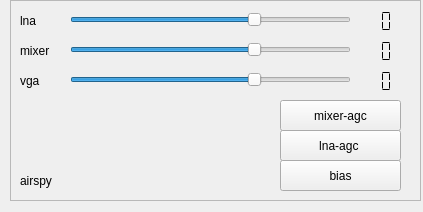
<?xml version="1.0" encoding="UTF-8"?>
<ui version="4.0">
 <class>airspyWidget</class>
 <widget class="QWidget" name="airspyWidget">
  <property name="geometry">
   <rect>
    <x>0</x>
    <y>0</y>
    <width>423</width>
    <height>212</height>
   </rect>
  </property>
  <property name="windowTitle">
   <string>Form</string>
  </property>
  <widget class="QFrame" name="contents">
   <property name="geometry">
    <rect>
     <x>10</x>
     <y>0</y>
     <width>411</width>
     <height>201</height>
    </rect>
   </property>
   <property name="frameShape">
    <enum>QFrame::StyledPanel</enum>
   </property>
   <property name="frameShadow">
    <enum>QFrame::Raised</enum>
   </property>
   <widget class="QLabel" name="label">
    <property name="geometry">
     <rect>
      <x>10</x>
      <y>170</y>
      <width>101</width>
      <height>21</height>
     </rect>
    </property>
    <property name="text">
     <string>airspy</string>
    </property>
   </widget>
   <widget class="QSlider" name="lnaSlider">
    <property name="geometry">
     <rect>
      <x>60</x>
      <y>10</y>
      <width>281</width>
      <height>19</height>
     </rect>
    </property>
    <property name="maximum">
     <number>15</number>
    </property>
    <property name="value">
     <number>10</number>
    </property>
    <property name="orientation">
     <enum>Qt::Horizontal</enum>
    </property>
   </widget>
   <widget class="QLabel" name="label_2">
    <property name="geometry">
     <rect>
      <x>10</x>
      <y>10</y>
      <width>65</width>
      <height>21</height>
     </rect>
    </property>
    <property name="text">
     <string>lna</string>
    </property>
   </widget>
   <widget class="QSlider" name="mixerSlider">
    <property name="geometry">
     <rect>
      <x>60</x>
      <y>40</y>
      <width>281</width>
      <height>20</height>
     </rect>
    </property>
    <property name="maximum">
     <number>15</number>
    </property>
    <property name="value">
     <number>10</number>
    </property>
    <property name="orientation">
     <enum>Qt::Horizontal</enum>
    </property>
   </widget>
   <widget class="QLabel" name="label_3">
    <property name="geometry">
     <rect>
      <x>10</x>
      <y>40</y>
      <width>65</width>
      <height>21</height>
     </rect>
    </property>
    <property name="text">
     <string>mixer</string>
    </property>
   </widget>
   <widget class="QPushButton" name="lnaButton">
    <property name="geometry">
     <rect>
      <x>270</x>
      <y>130</y>
      <width>121</width>
      <height>31</height>
     </rect>
    </property>
    <property name="text">
     <string>lna-agc </string>
    </property>
   </widget>
   <widget class="QSlider" name="vgaSlider">
    <property name="geometry">
     <rect>
      <x>60</x>
      <y>70</y>
      <width>281</width>
      <height>19</height>
     </rect>
    </property>
    <property name="maximum">
     <number>15</number>
    </property>
    <property name="value">
     <number>10</number>
    </property>
    <property name="orientation">
     <enum>Qt::Horizontal</enum>
    </property>
   </widget>
   <widget class="QLabel" name="label_4">
    <property name="geometry">
     <rect>
      <x>10</x>
      <y>70</y>
      <width>65</width>
      <height>21</height>
     </rect>
    </property>
    <property name="text">
     <string>vga</string>
    </property>
   </widget>
   <widget class="QPushButton" name="mixerButton">
    <property name="geometry">
     <rect>
      <x>270</x>
      <y>100</y>
      <width>121</width>
      <height>31</height>
     </rect>
    </property>
    <property name="text">
     <string>mixer-agc</string>
    </property>
   </widget>
   <widget class="QLabel" name="displaySerial">
    <property name="geometry">
     <rect>
      <x>20</x>
      <y>150</y>
      <width>241</width>
      <height>21</height>
     </rect>
    </property>
    <property name="text">
     <string/>
    </property>
   </widget>
   <widget class="QPushButton" name="biasButton">
    <property name="geometry">
     <rect>
      <x>270</x>
      <y>160</y>
      <width>121</width>
      <height>31</height>
     </rect>
    </property>
    <property name="text">
     <string>bias</string>
    </property>
   </widget>
   <widget class="QLCDNumber" name="lnaDisplay">
    <property name="geometry">
     <rect>
      <x>340</x>
      <y>10</y>
      <width>64</width>
      <height>23</height>
     </rect>
    </property>
    <property name="frameShape">
     <enum>QFrame::NoFrame</enum>
    </property>
    <property name="digitCount">
     <number>2</number>
    </property>
    <property name="segmentStyle">
     <enum>QLCDNumber::Flat</enum>
    </property>
   </widget>
   <widget class="QLCDNumber" name="mixerDisplay">
    <property name="geometry">
     <rect>
      <x>340</x>
      <y>40</y>
      <width>64</width>
      <height>23</height>
     </rect>
    </property>
    <property name="frameShape">
     <enum>QFrame::NoFrame</enum>
    </property>
    <property name="digitCount">
     <number>2</number>
    </property>
    <property name="segmentStyle">
     <enum>QLCDNumber::Flat</enum>
    </property>
   </widget>
   <widget class="QLCDNumber" name="vgaDisplay">
    <property name="geometry">
     <rect>
      <x>340</x>
      <y>70</y>
      <width>64</width>
      <height>23</height>
     </rect>
    </property>
    <property name="frameShape">
     <enum>QFrame::NoFrame</enum>
    </property>
    <property name="digitCount">
     <number>2</number>
    </property>
    <property name="segmentStyle">
     <enum>QLCDNumber::Flat</enum>
    </property>
   </widget>
  </widget>
 </widget>
 <resources/>
 <connections/>
</ui>
